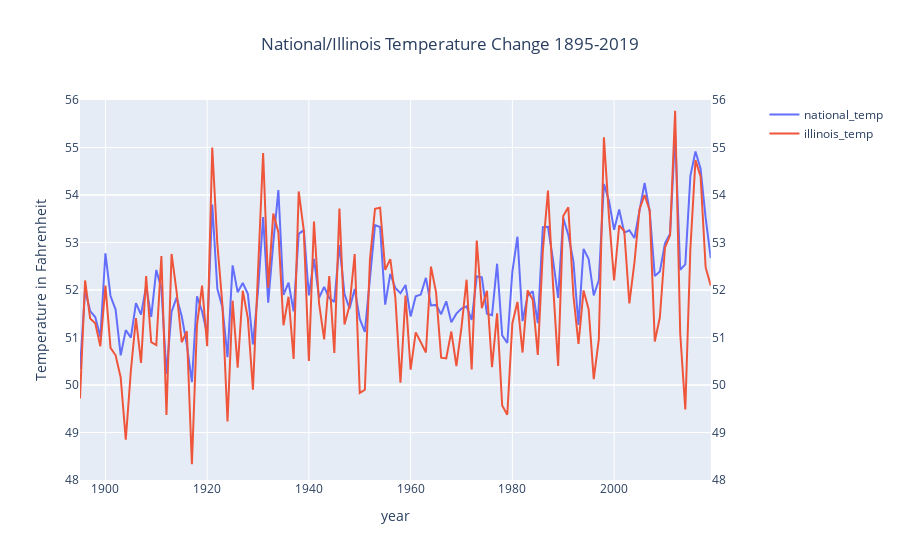

Notebook code for this chart:
### Code cell
#Merge 2 tables: national_data & state_data_illinois
national_illinois = pd.merge(national_data,
                             state_data_illinois,
                             on = 'year',
                             suffixes= ['_n','_i'])

fig = make_subplots(specs=[[{"secondary_y": True}]])

fig.add_trace(
    go.Scatter(x = national_illinois['year'],
               y=national_illinois['temp_n'],
               name="national_temp"),
               secondary_y=False)

fig.add_trace(
    go.Scatter(x = national_illinois['year'],
               y = national_illinois['temp_i'],
               name="illinois_temp"),
               secondary_y=True)

fig.update_layout(
            title={
                'text' : 'National/Illinois Temperature Change 1895-2019',
                'x':0.5,
                'xanchor': 'center'
       		})

# Set x-axis title
fig.update_xaxes(title_text='year')

# Set y-axis title (using same scale)
fig.update_yaxes(title_text='Temperature in Fahrenheit',
                 range=[48,56],
                 secondary_y=False)
fig.update_yaxes(range=[48,56],
                 secondary_y = True)

fig.update_traces(mode='lines',
                  hovertemplate=None)
fig.update_layout(hovermode="x unified")

fig.show()
